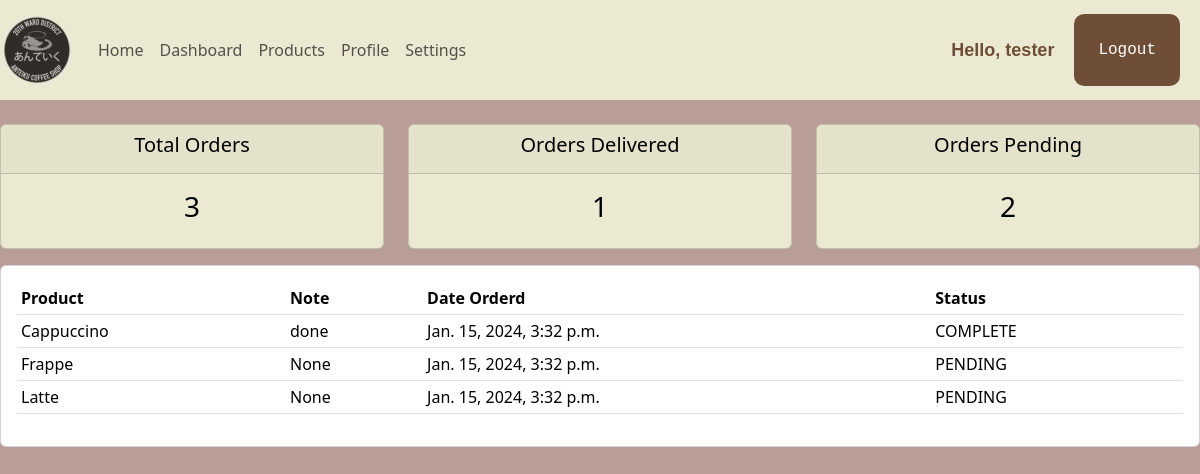
Screenshot of /user/ (signed in) with the database file from the repository.
### shopFront/models.py (models this page shows)
class Order(models.Model):
    placed_at = models.DateTimeField(auto_now_add=True)
    payment_status = models.CharField(max_length=20,choices=PAYMENT_STATUS_CHOICES,default=PAYMENT_STATUS_PENDING)
    customer = models.ForeignKey(Customer,on_delete=models.PROTECT)
    product = models.ForeignKey(Product,null=True, on_delete=models.PROTECT)
    note = models.CharField(max_length=1000, null=True)
    def __str__(self):
        return self.product.title

class Product(models.Model):
    CATEGORY = (
			('Hot', 'Hot'),
			('Cold', 'Cold'),
			)
    HOLIDAYS = (
        ('Eid al-Fitr', 'Eid al-Fitr'),
        ('Christmas', 'Christmas'),
        ('Halloween', 'Halloween'),
    )
    title = models.CharField(max_length=255)
    description = models.TextField()
    unit_price = models.DecimalField(max_digits=6,decimal_places=2)
    inventory = models.IntegerField()
    last_update = models.DateTimeField(auto_now=True)
    promotions = models.CharField(max_length=200, null=True, choices=HOLIDAYS)
    category = models.CharField(max_length=200, null=True, choices=CATEGORY)
    def __str__(self):
        return self.title

### shopFront/decorators.py (the view)
		def wrapper_func(request, *args, **kwargs):
			group = None
			if request.user.groups.exists():
				group = request.user.groups.all()[0].name
			if group in allowed_roles:
				return view_func(request, *args, **kwargs)
			else:
				return HttpResponse('You are not authorized to view this page')

### shopFront/views.py (called while the page is built)
@login_required(login_url='loginPage')
@allowed_users(allowed_roles=['customer'])
def userPage(request):
    orders = request.user.customer.order_set.all()
    total_orders = orders.count()
    delivered = orders.filter(payment_status='COMPLETE').count
    pending = orders.filter(payment_status='PENDING').count
    print('ORDERS:',orders)
    context = {'orders':orders,
               'total_orders':total_orders,'delivered':delivered,
               'pending':pending}
    return render(request,'shopFront/user.html',context)

### shopFront/templates/shopFront/user.html
{% extends "shopFront/main.html" %}
{% block content %}
{%  include 'shopFront/status.html' %}
<div class="row">
	<div class="col-md">
		<div class="card card-body">
			<table class="table table-sm">
				<tr>
					<th>Product</th>
					<th>Note</th>
					<th>Date Orderd</th>
					<th>Status</th>
				</tr>
				{% for order in orders %}
				<tr>
					<td>{{order.product}}</td>
					<td>{{order.note}}</td>
					<td>{{order.placed_at}}</td>
					<td>{{order.payment_status}}</td>
				</tr>
				{% endfor %}
			</table>
		</div>
	</div>
</div>
{% endblock content %}

### shopFront/templates/shopFront/navbar.html (shortened to what this page needs)
{% load static %}
<nav class="navbar sticky-top navbar-expand-lg navbar-light" style="background-color:#ece9d2">
    <a class="navbar-brand" href="#"><img src="{% static "/images/logo.jpg" %}" alt="coffe mug"></a>
    <div class="collapse navbar-collapse" id="navbarNav">
      <ul class="navbar-nav">
        <li class="nav-item active">
          <a class="nav-link" href="{% url "homePage" %}">Home</a>
        </li>
        <li class="nav-item">
          <a class="nav-link" href="{% url "dashboardPage" %}">Dashboard</a>
        </li>
        <li class="nav-item">
          <a class="nav-link" href="{% url "productsPage" %}">Products</a>
        </li>
        <li class="nav-item">
          <a class="nav-link" href="{% url "user-Page" %}">Profile</a>
        </li>
        <li class="nav-item">
          <a class="nav-link" href="{% url 'account' %}">Settings</a>
        </li>
      </ul>
    </div>
    <span class="hello-msg">Hello, {{request.user}}</span>
    <form action="{% url 'logout' %}">
      <input class="logout-btn" type="submit" value="Logout" />
    </form>
  </nav>

### shopFront/templates/shopFront/main.html (style rules this page uses)
body { background-color : #B89E97; }

### shopFront/templates/shopFront/navbar.html (style rules this page uses)
.hello-msg { font-size:18px; color:#6F4E37; font-weight:bold; font-family: sans-serif; margin-right:20px; }

### rows the page displays
Order: product "Cappuccino", note "done", placed_at "Jan. 15, 2024, 3:32 p.m.", payment_status "COMPLETE"
Order: product "Frappe", note "None", placed_at "Jan. 15, 2024, 3:32 p.m.", payment_status "PENDING"
Order: product "Latte", note "None", placed_at "Jan. 15, 2024, 3:32 p.m.", payment_status "PENDING"

### other values shown
{{ request.user }} "tester"
{{ total_orders }} "3"
{{ delivered }} "1"
{{ pending }} "2"
